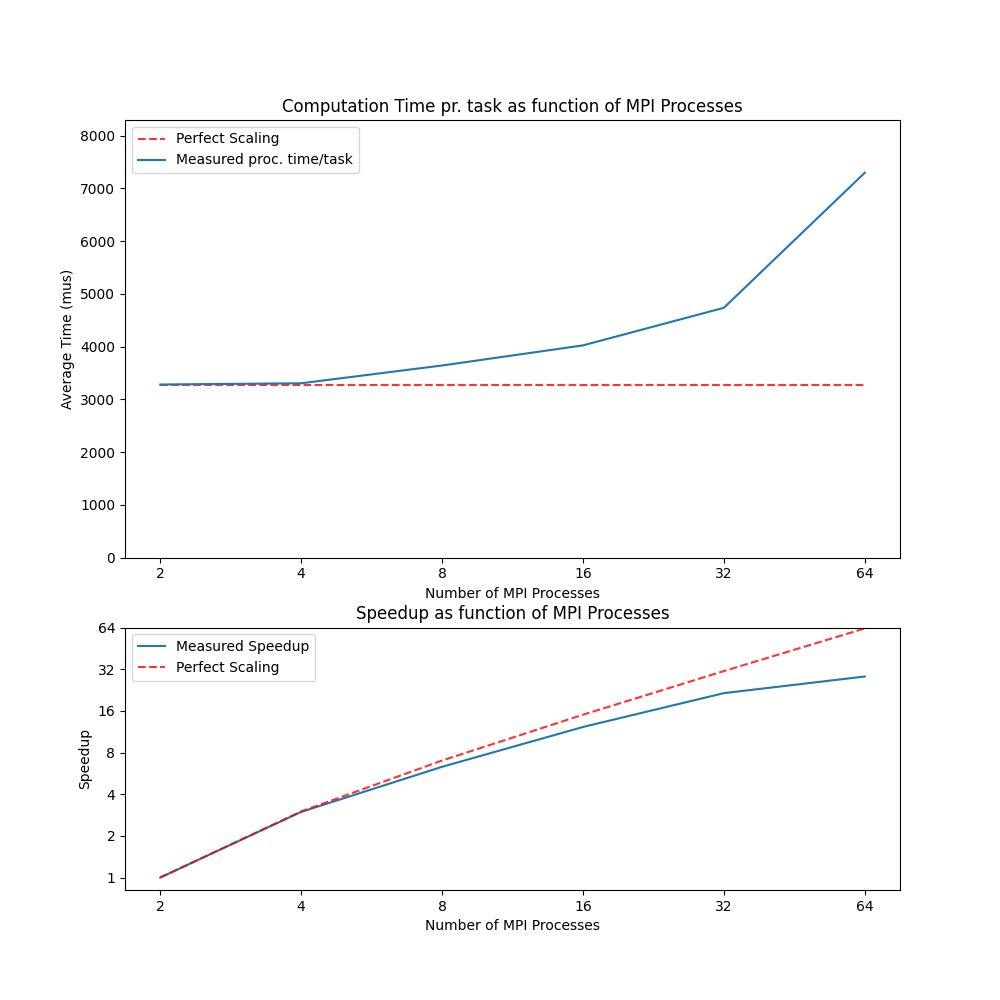

Write Python code to recreate this figure.
import numpy as np
from matplotlib import pyplot as plt
from matplotlib import gridspec
from matplotlib.ticker import LogLocator, LogFormatter

# num_of_workers = [1, 3, 7, 15, 31, 63]
num_of_workers = np.array([2**i-1 for i in range(1, 7)])
total_time = [21.52, 7.224, 3.412, 1.759, 1.002, 0.7597]
num_of_settings = 6561

avg_time = []
speedup = total_time[0]/np.array(total_time)
for i in range(len(total_time)):
    avg_time.append((total_time[i]*num_of_workers[i]) / num_of_settings)
    # avg_time.append(total_time[i] / (num_of_settings * num_of_workers[i]))
    

fig = plt.figure(figsize=(10, 10))  # Set the overall figure size
gs = gridspec.GridSpec(2, 1, height_ratios=[1, 0.6], width_ratios=[0.8])

ax0 = plt.subplot(gs[0])
ax1 = plt.subplot(gs[1])

ax0.plot(num_of_workers+1, np.ones(6)*avg_time[-0]*10**6, 'r--', alpha=0.8, label='Perfect Scaling')
ax0.plot(num_of_workers+1, np.array(avg_time)*10**6, label = 'Measured proc. time/task')

ax0.set_xlabel('Number of MPI Processes')
ax0.set_ylabel('Average Time (mus)')
ax0.set_title('Computation Time pr. task as function of MPI Processes')
ax0.set_xscale('log', base=2)
ax0.set_ylim(0, avg_time[-1]*10**6+1000)
#ax0.yscale('log', base=2)
ax0.xaxis.set_major_locator(LogLocator(base=2))
ax0.xaxis.set_major_formatter(LogFormatter(base=2))
ax0.legend()


ax1.plot(num_of_workers+1, speedup, label = 'Measured Speedup')
ax1.plot(num_of_workers+1, num_of_workers, 'r--', alpha=0.8, label='Perfect Scaling')
ax1.set_xlabel('Number of MPI Processes')
ax1.set_yscale('log', base=2)
ax1.set_ylabel('Speedup')
ax1.set_title('Speedup as function of MPI Processes')
ax1.set_xscale('log', base=2)
ax1.set_ylim(0, 64)
ax1.xaxis.set_major_locator(LogLocator(base=2))
ax1.xaxis.set_major_formatter(LogFormatter(base=2))
ax1.yaxis.set_major_locator(LogLocator(base=2))
ax1.yaxis.set_major_formatter(LogFormatter(base=2))
ax1.legend()

plt.savefig('task3.png')



